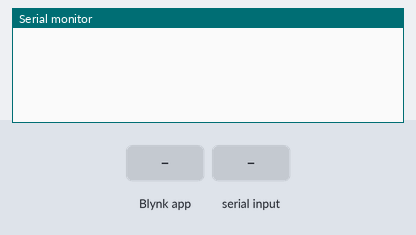
Recording of a sketch running on a simulated ESP32. Shown: the last lines printed to the serial monitor. Inputs (shaded band) come from the test bench.

Above: at 3.0 s.
3.1 s: Blynk app writes 1 to V0
At 4.3 s:
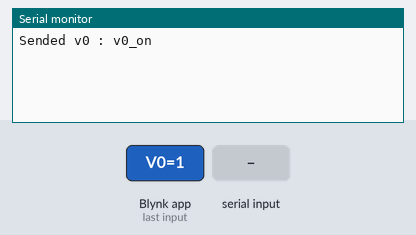
4.6 s: "v4\n" received over the second serial link
At 5.6 s:
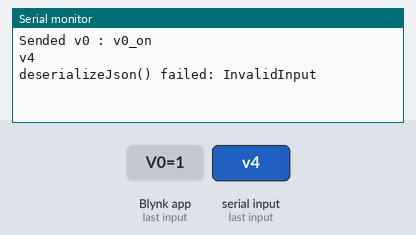
6.1 s: Blynk app writes 0 to V0
At 6.8 s:
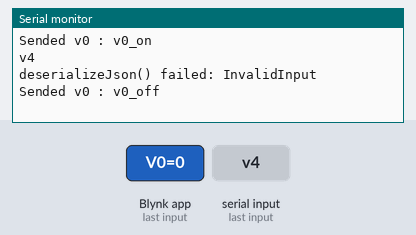
7.6 s: "1\n" received over the second serial link
At 9.1 s:
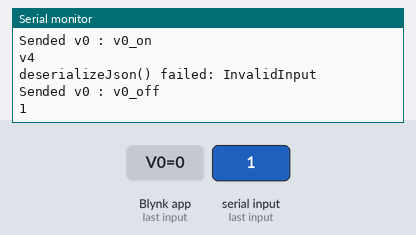

The sketch:

BLYNK-ESP.ino
```cpp
/*

  BLYNK ESP's Code.

  Paste this code in EXAMPLES > BLYNK > Blynk_edgent > Edgent_ESP32

  This ESP will recieve JSON data from Coordinator ESP's and Sends it to BLYNK Cloud and vise versa.
  Only this ESP is connected to Internet

    Developed by  Jay Joshi
    github.com/JayJoshi16

  Modified by Sachin Soni

  developed for techiesms

*/
//#define BLYNK_TEMPLATE_ID "TMPLkMNvOYYR"
//#define BLYNK_DEVICE_NAME "ESPNOW"


#define BLYNK_TEMPLATE_ID "TMPLklmoR0_L"
#define BLYNK_DEVICE_NAME "ESPNOW"
#define BLYNK_AUTH_TOKEN "AjNNyentXYnGjtKxM4-YEl1Y8fQ96LHY"

#define BLYNK_FIRMWARE_VERSION        "0.1.0"
#define BLYNK_PRINT Serial
#define APP_DEBUG
#define USE_WROVER_BOARD

#include "BlynkEdgent.h"
#include <ArduinoJson.h>

String recv_str_jsondata;

StaticJsonDocument<256> doc_send;
StaticJsonDocument<256> doc_recv;

#define RXD2 16
#define TXD2 17


BLYNK_WRITE(V0)                                 // Read from Virtual pin V4
{

  bool s0 = param.asInt();                    // parameter as int
  if (s0 == HIGH)
  {
    doc_send["v0"] = "v0_on";                // Writing { "v4" : 1 } on Serial2
    Serial.println("Sended v0 : v0_on");
    serializeJson(doc_send, Serial2);
    delay(10);
  }
  else if (s0 == LOW)
  {
    doc_send["v0"] = "v0_off";                // Writing { "v4" :0 } on Serial2
    Serial.println("Sended v0 : v0_off");
    serializeJson(doc_send, Serial2);
    delay(10);
  }
}

void setup()
{
  BlynkEdgent.begin();

  Serial.begin(115200);
  Serial2.begin(115200, SERIAL_8N1, RXD2, TXD2);        //Hardware Serial of ESP32

}

void loop() {

  BlynkEdgent.run();

  // Recieving data (JSON) from Coordinator ESP
  if (Serial2.available())
  {

    recv_str_jsondata = Serial2.readStringUntil('\n');
    Serial.println(recv_str_jsondata);
    DeserializationError error = deserializeJson(doc_recv, recv_str_jsondata);

    if (!error) {                                           // if not error in deserialization
      float temp = doc_recv["v1"];                       // fetch temprature data from JSON . Here { v1 : 28.55 }
      float hum = doc_recv["v2"];                       // fetch temprature data from JSON . Here { v2 :32.25 }

      if (temp > 0) {
        Blynk.virtualWrite(V1, temp);                     // writing temprature to BLYNK Cloud
        Serial.print("temp ="); Serial.println(temp);
      }
      if (hum > 0) {
        Blynk.virtualWrite(V2, hum);                     // writing temprature to BLYNK Cloud
        Serial.print("hum ="); Serial.println(hum);
      }

    }

    else {
      Serial.print(F("deserializeJson() failed: "));
      Serial.println(error.f_str());
      return;
    }
    recv_str_jsondata = "";
  }

}
```

Measured:
- after the input at 3.1 s, the serial monitor: prints a new line at once (image 1)
- after the input at 4.6 s, the serial monitor: prints a new line at once (image 2)
- after the input at 6.1 s, the serial monitor: prints a new line at once (image 3)
- after the input at 7.6 s, the serial monitor: prints a new line at once (image 4)
